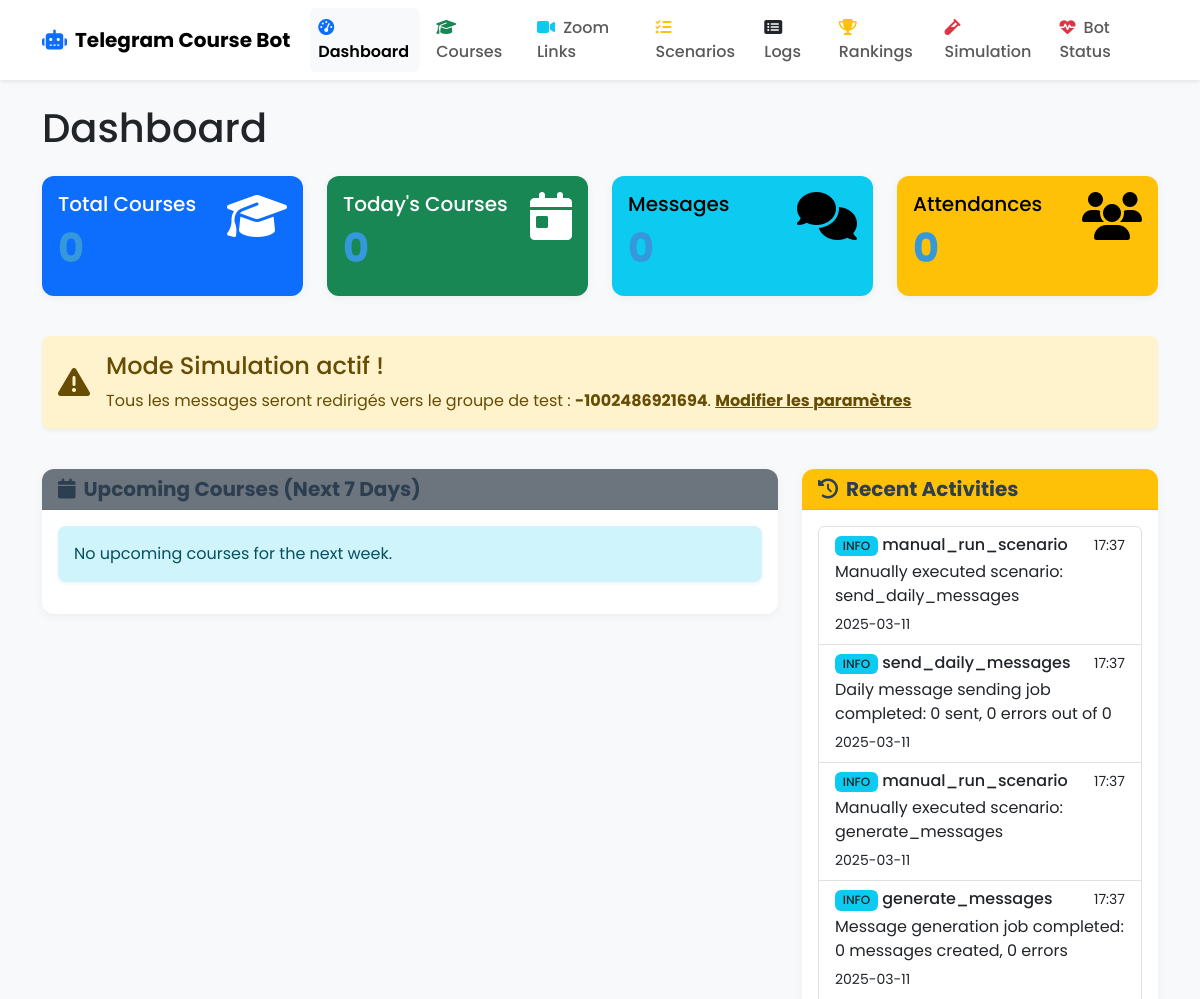
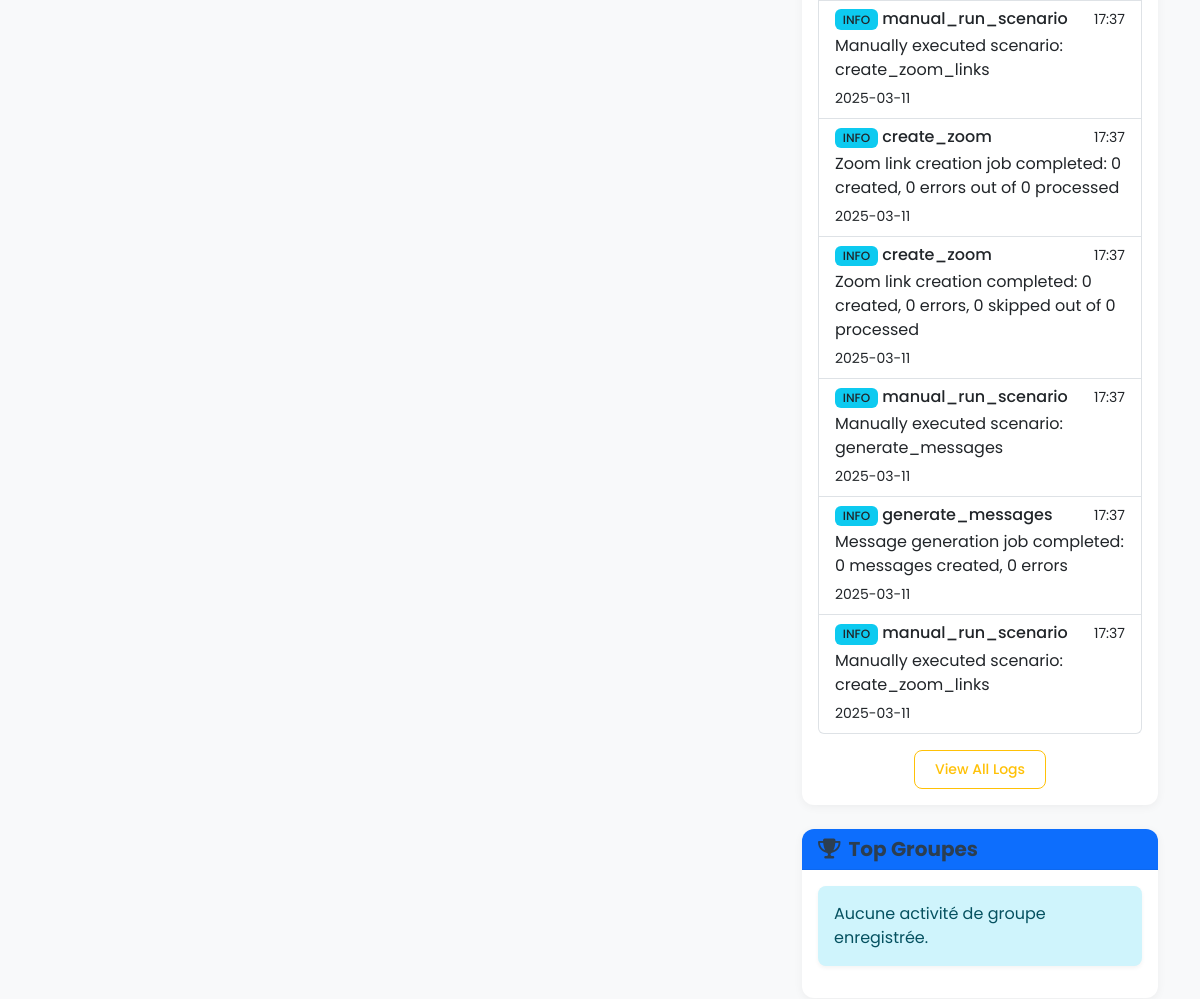
/admin (upper part), run on an earlier commit of the app's database (2 pictures, top to bottom).
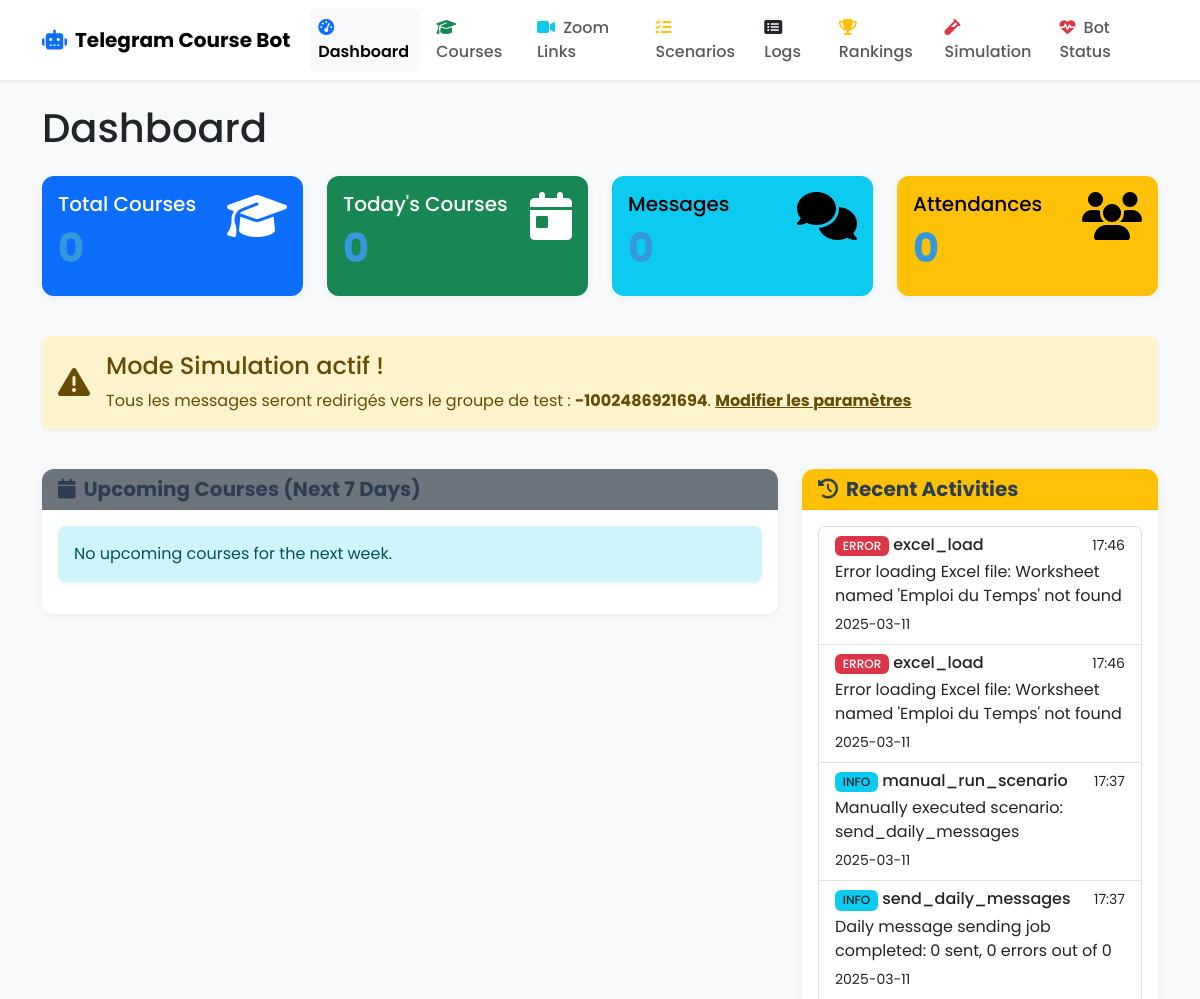
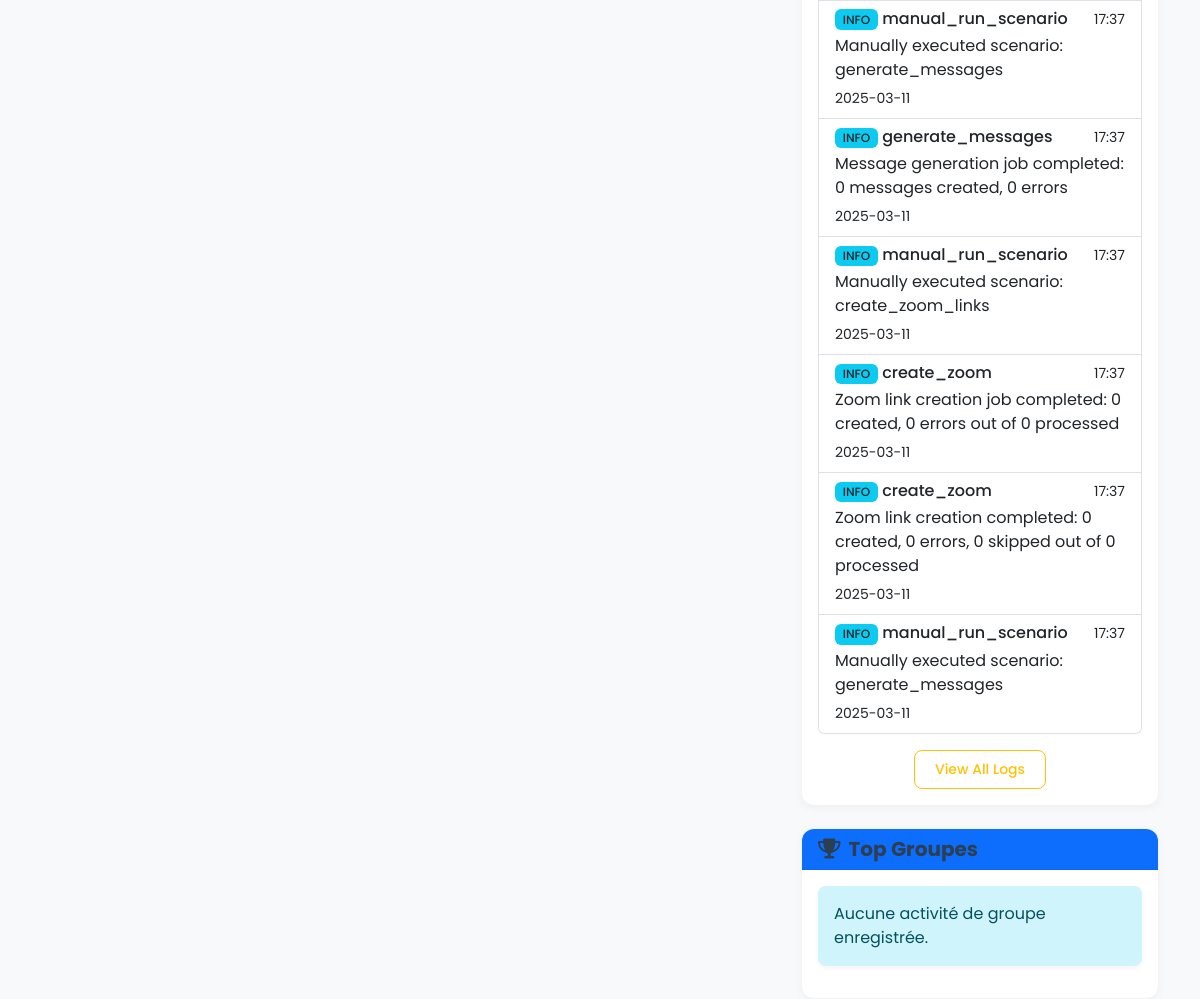
And on a later commit of the database (2 pictures, top to bottom).
### models.py (models this page shows, shortened)
class AppSettings(db.Model):
    id = db.Column(db.Integer, primary_key=True)
    simulation_mode = db.Column(db.Boolean, default=False)
    test_group_id = db.Column(db.String(100), nullable=True)
    updated_at = db.Column(db.DateTime, default=datetime.utcnow, onupdate=datetime.utcnow)

class Log(db.Model):
    id = db.Column(db.Integer, primary_key=True)
    level = db.Column(db.String(20), nullable=False)  # INFO, WARNING, ERROR
    scenario = db.Column(db.String(100), nullable=True)  # Which scenario the log is related to
    message = db.Column(db.Text, nullable=False)
    timestamp = db.Column(db.DateTime, default=datetime.utcnow)

### routes.py (the view)
    @app.route('/')
    @app.route('/admin')
    def dashboard():
        course_count = Course.query.count()
        today = datetime.now().date()
        today_courses = Course.query.filter_by(schedule_date=today).count()
        next_week = today + timedelta(days=7)
        upcoming_courses = Course.query.filter(
            Course.schedule_date >= today,
            Course.schedule_date < next_week
        ).order_by(Course.schedule_date, Course.start_time).all()
        recent_logs = Log.query.order_by(Log.timestamp.desc()).limit(10).all()
        bot = init_telegram_bot()
        simulation_mode = bot.is_simulation_mode()
        test_group_id = bot.get_test_group_id()
        message_count = TelegramMessage.query.count()
        attendance_count = ZoomAttendance.query.count()
        top_groups = db.session.query(
            UserRanking.telegram_group_id,
            db.func.sum(UserRanking.total_points).label('total_points')
        ).group_by(UserRanking.telegram_group_id) \
         .order_by(db.func.sum(UserRanking.total_points).desc()) \
         .limit(5).all()
        return render_template(
            'dashboard.html',
            course_count=course_count,
            today_courses=today_courses,
            upcoming_courses=upcoming_courses,
            recent_logs=recent_logs,
            simulation_mode=simulation_mode,
            test_group_id=test_group_id,
            message_count=message_count,
            attendance_count=attendance_count,
            top_groups=top_groups
        )

### telegram_bot.py (called while the page is built)
def init_telegram_bot():
    global telegram_bot
    if telegram_bot is None:
        with app.app_context():
            telegram_bot = TelegramBot()
    return telegram_bot

    def is_simulation_mode(self):
        settings = AppSettings.query.first()
        return settings.simulation_mode if settings else False

    def get_test_group_id(self):
        settings = AppSettings.query.first()
        return settings.test_group_id if settings else None

### templates/dashboard.html (shortened to what this page needs)
{% extends 'layout.html' %}
{% block content %}
<div class="row">
    <div class="col-12">
        <h1 class="mb-4">Dashboard</h1>
    </div>
</div>
<div class="row mb-4">
    <div class="col-md-3">
        <div class="card text-bg-primary mb-3">
            <div class="card-body">
                <div class="d-flex justify-content-between align-items-start">
                    <div>
                        <h5 class="card-title">Total Courses</h5>
                        <h2 class="display-4">{{ course_count }}</h2>
                    </div>
                    <i class="fas fa-graduation-cap fa-3x"></i>
                </div>
            </div>
        </div>
    </div>
    <div class="col-md-3">
        <div class="card text-bg-success mb-3">
            <div class="card-body">
                <div class="d-flex justify-content-between align-items-start">
                    <div>
                        <h5 class="card-title">Today's Courses</h5>
                        <h2 class="display-4">{{ today_courses }}</h2>
                    </div>
                    <i class="fas fa-calendar-day fa-3x"></i>
                </div>
            </div>
        </div>
    </div>
    <div class="col-md-3">
        <div class="card text-bg-info mb-3">
            <div class="card-body">
                <div class="d-flex justify-content-between align-items-start">
                    <div>
                        <h5 class="card-title">Messages</h5>
                        <h2 class="display-4">{{ message_count }}</h2>
                    </div>
                    <i class="fas fa-comments fa-3x"></i>
                </div>
            </div>
        </div>
    </div>
    <div class="col-md-3">
        <div class="card text-bg-warning mb-3">
            <div class="card-body">
                <div class="d-flex justify-content-between align-items-start">
                    <div>
                        <h5 class="card-title">Attendances</h5>
                        <h2 class="display-4">{{ attendance_count }}</h2>
                    </div>
                    <i class="fas fa-users fa-3x"></i>
                </div>
            </div>
        </div>
    </div>
</div>
{% if simulation_mode %}
<div class="row mb-4">
    <div class="col-12">
        <div class="alert alert-warning d-flex align-items-center" role="alert">
            <i class="fas fa-exclamation-triangle fa-2x me-3"></i>
            <div>
                <h4 class="alert-heading">Mode Simulation actif !</h4>
                <p class="mb-0">
                    Tous les messages seront redirigés vers le groupe de test :
                    <strong>{{ test_group_id }}</strong>.
                    <a href="{{ url_for('simulation') }}" class="alert-link">Modifier les paramètres</a>
                </p>
            </div>
        </div>
    </div>
</div>
{% endif %}
<div class="row">
    <div class="col-lg-8">
        <div class="card mb-4">
            <div class="card-header bg-secondary text-white">
                <h5 class="mb-0"><i class="fas fa-calendar me-2"></i>Upcoming Courses (Next 7 Days)</h5>
            </div>
            <div class="card-body">
                {% if upcoming_courses %}
                    <div class="table-responsive">
                        <table class="table table-striped">
                            <thead>
                                <tr>
                                    <th>Date</th>
                                    <th>Time</th>
                                    <th>Course</th>
                                    <th>Teacher</th>
                                    <th>Zoom</th>
                                </tr>
                            </thead>
                            <tbody>
                                {% for course in upcoming_courses %}
                                <tr>
                                    <td>{{ course.schedule_date.strftime('%a, %d %b') }}</td>
                                    <td>{{ course.start_time.strftime('%H:%M') }} - {{ course.end_time.strftime('%H:%M') }}</td>
                                    <td>{{ course.course_name }}</td>
                                    <td>{{ course.teacher_name }}</td>
                                    <td>
                                        {% if course.zoom_link %}
                                            <a href="{{ course.zoom_link }}" target="_blank" class="btn btn-sm btn-primary">
                                                <i class="fas fa-video me-1"></i> Link
                                            </a>
                                        {% else %}
                                            <span class="badge bg-warning text-dark">Missing</span>
                                        {% endif %}
                                    </td>
                                </tr>
                                {% endfor %}
                            </tbody>
                        </table>
                    </div>
                {% else %}
                    <div class="alert alert-info">No upcoming courses for the next week.</div>
                {% endif %}
            </div>
        </div>
    </div>
    <div class="col-lg-4">
        <div class="card mb-4">
            <div class="card-header bg-warning text-dark">
                <h5 class="mb-0"><i class="fas fa-history me-2"></i>Recent Activities</h5>
            </div>
            <div class="card-body">
                {% if recent_logs %}
                    <div class="list-group">
                        {% for log in recent_logs %}
                        <div class="list-group-item list-group-item-action flex-column align-items-start">
                            <div class="d-flex w-100 justify-content-between">
                                <h6 class="mb-1">
                                    {% if log.level == 'INFO' %}
                                        <span class="badge bg-info text-dark">INFO</span>
                                    {% elif log.level == 'WARNING' %}
                                        <span class="badge bg-warning text-dark">WARNING</span>
                                    {% elif log.level == 'ERROR' %}
                                        <span class="badge bg-danger">ERROR</span>
                                    {% endif %}
                                    {{ log.scenario or 'System' }}
                                </h6>
                                <small>{{ log.timestamp.strftime('%H:%M') }}</small>
                            </div>
                            <p class="mb-1">{{ log.message }}</p>
                            <small>{{ log.timestamp.strftime('%Y-%m-%d') }}</small>
                        </div>
                        {% endfor %}
                    </div>
                {% else %}
                    <div class="alert alert-info">No recent activities.</div>
                {% endif %}
                <div class="mt-3 text-center">
                    <a href="{{ url_for('logs') }}" class="btn btn-sm btn-outline-warning">View All Logs</a>
                </div>
            </div>
        </div>
        <div class="card mb-4">
            <div class="card-header bg-primary text-white">
                <h5 class="mb-0"><i class="fas fa-trophy me-2"></i>Top Groupes</h5>
            </div>
            <div class="card-body">
                {% if top_groups %}
                    <div class="list-group">
                        {% for group in top_groups %}
                        <div class="list-group-item d-flex justify-content-between align-items-center">
                            <span>
                                <i class="fas fa-users me-2"></i>{{ group.telegram_group_id }}
                            </span>
                            <span class="badge bg-primary rounded-pill">{{ group.total_points }} pts</span>
                        </div>
                        {% endfor %}
                    </div>
                    <div class="mt-3 text-center">
                        <a href="{{ url_for('rankings') }}" class="btn btn-sm btn-outline-primary">Voir tous les classements</a>
                    </div>
                {% else %}
                    <div class="alert alert-info">Aucune activité de groupe enregistrée.</div>
                {% endif %}
            </div>
        </div>
    </div>
</div>
{% endblock %}

### templates/layout.html (shortened to what this page needs)
<!DOCTYPE html>
<html lang="en" data-bs-theme="light">
<head>
    <link href="https://cdn.jsdelivr.net/npm/bootstrap@5.3.0/dist/css/bootstrap.min.css" rel="stylesheet">
    <link rel="stylesheet" href="https://cdnjs.cloudflare.com/ajax/libs/font-awesome/6.4.0/css/all.min.css">
    <link rel="stylesheet" href="{{ url_for('static', filename='css/custom.css') }}">
</head>
<body>
    <nav class="navbar navbar-expand-lg navbar-light bg-white shadow-sm sticky-top">
        <div class="container">
            <a class="navbar-brand fw-bold" href="{{ url_for('dashboard') }}">
                <i class="fas fa-robot text-primary me-2"></i>Telegram Course Bot
            </a>
            <div class="collapse navbar-collapse" id="navbarNav">
                <ul class="navbar-nav ms-auto">
                    <li class="nav-item mx-1">
                        <a class="nav-link rounded {% if request.path == '/' or request.path == '/admin' %}active bg-light{% endif %}"
                           href="{{ url_for('dashboard') }}">
                            <i class="fas fa-tachometer-alt me-1 text-primary"></i> Dashboard
                        </a>
                    </li>
                    <li class="nav-item mx-1">
                        <a class="nav-link rounded {% if request.path == '/courses' %}active bg-light{% endif %}"
                           href="{{ url_for('courses') }}">
                            <i class="fas fa-graduation-cap me-1 text-success"></i> Courses
                        </a>
                    </li>
                    <li class="nav-item mx-1">
                        <a class="nav-link rounded {% if request.path == '/zoom-links' %}active bg-light{% endif %}"
                           href="{{ url_for('zoom_links') }}">
                            <i class="fas fa-video me-1 text-info"></i> Zoom Links
                        </a>
                    </li>
                    <li class="nav-item mx-1">
                        <a class="nav-link rounded {% if request.path == '/scenarios' %}active bg-light{% endif %}"
                           href="{{ url_for('scenarios') }}">
                            <i class="fas fa-tasks me-1 text-warning"></i> Scenarios
                        </a>
                    </li>
                    <li class="nav-item mx-1">
                        <a class="nav-link rounded {% if request.path == '/logs' %}active bg-light{% endif %}"
                           href="{{ url_for('logs') }}">
                            <i class="fas fa-list-alt me-1 text-dark"></i> Logs
                        </a>
                    </li>
                    <li class="nav-item mx-1">
                        <a class="nav-link rounded {% if request.path == '/rankings' %}active bg-light{% endif %}"
                           href="{{ url_for('rankings') }}">
                            <i class="fas fa-trophy me-1 text-warning"></i> Rankings
                        </a>
                    </li>
                    <li class="nav-item mx-1">
                        <a class="nav-link rounded {% if request.path == '/simulation' %}active bg-light{% endif %}"
                           href="{{ url_for('simulation') }}">
                            <i class="fas fa-vial me-1 text-danger"></i> Simulation
                        </a>
                    </li>
                    <li class="nav-item mx-1">
                        <a class="nav-link rounded {% if request.path == '/bot-status' %}active bg-light{% endif %}"
                           href="{{ url_for('bot_status') }}">
                            <i class="fas fa-heartbeat me-1 text-danger"></i> Bot Status
                        </a>
                    </li>
                </ul>
            </div>
        </div>
    </nav>
    <div class="container mt-4 mb-5">
        {% block content %}{% endblock %}
    </div>
</body>
</html>

### static/css/custom.css (style rules this page uses)
body { min-height: 100vh; display: flex; flex-direction: column; font-family: 'Poppins', sans-serif; background-color: #f8f9fa; color: #212529; }
.card { border-radius: 0.75rem; box-shadow: 0 2px 10px rgba(0, 0, 0, 0.05); margin-bottom: 1.5rem; border: none; background-color: #ffffff; transition: transform 0.2s, box-shadow 0.2s; }
.card-header { background-color: rgba(0, 0, 0, 0.01); border-bottom: 1px solid rgba(0, 0, 0, 0.05); border-top-left-radius: 0.75rem !important; border-top-right-radius: 0.75rem !important; font-weight: 600; }
.card-header h5, .card-header .h5 { font-weight: 700; color: #2c3e50; margin: 0; }
.card .display-4 { font-weight: 700; font-size: 2.5rem; color: #3498db; }
.btn { border-radius: 0.5rem; padding: 0.5rem 1.25rem; font-weight: 500; transition: all 0.2s; }
.badge { font-weight: 500; padding: 0.35em 0.65em; border-radius: 0.375rem; }
.navbar { box-shadow: 0 0.125rem 0.25rem rgba(0, 0, 0, 0.075); }
.navbar .nav-link { font-weight: 500; padding: 0.5rem 1rem; transition: all 0.2s; }
.navbar .nav-link.active { font-weight: 600; }
.alert { border-radius: 0.5rem; border: none; box-shadow: 0 0.125rem 0.25rem rgba(0, 0, 0, 0.05); }

What changed in the data, as far as the page shows it:
no longer on this page (row unchanged): Log: level "INFO", scenario "generate_messages", timestamp "17:37", message "Message generation job completed: 0 messages created, 0 errors", timestamp "2025-03-11"
no longer on this page (row unchanged): Log: level "INFO", scenario "manual_run_scenario", timestamp "17:37", message "Manually executed scenario: create_zoom_links", timestamp "2025-03-11"
added Log: level "ERROR", scenario "excel_load", timestamp "17:46", message "Error loading Excel file: Worksheet named 'Emploi du Temps' not found", timestamp "2025-03-11"
added Log: level "ERROR", scenario "excel_load", timestamp "17:46", message "Error loading Excel file: Worksheet named 'Emploi du Temps' not found", timestamp "2025-03-11"
